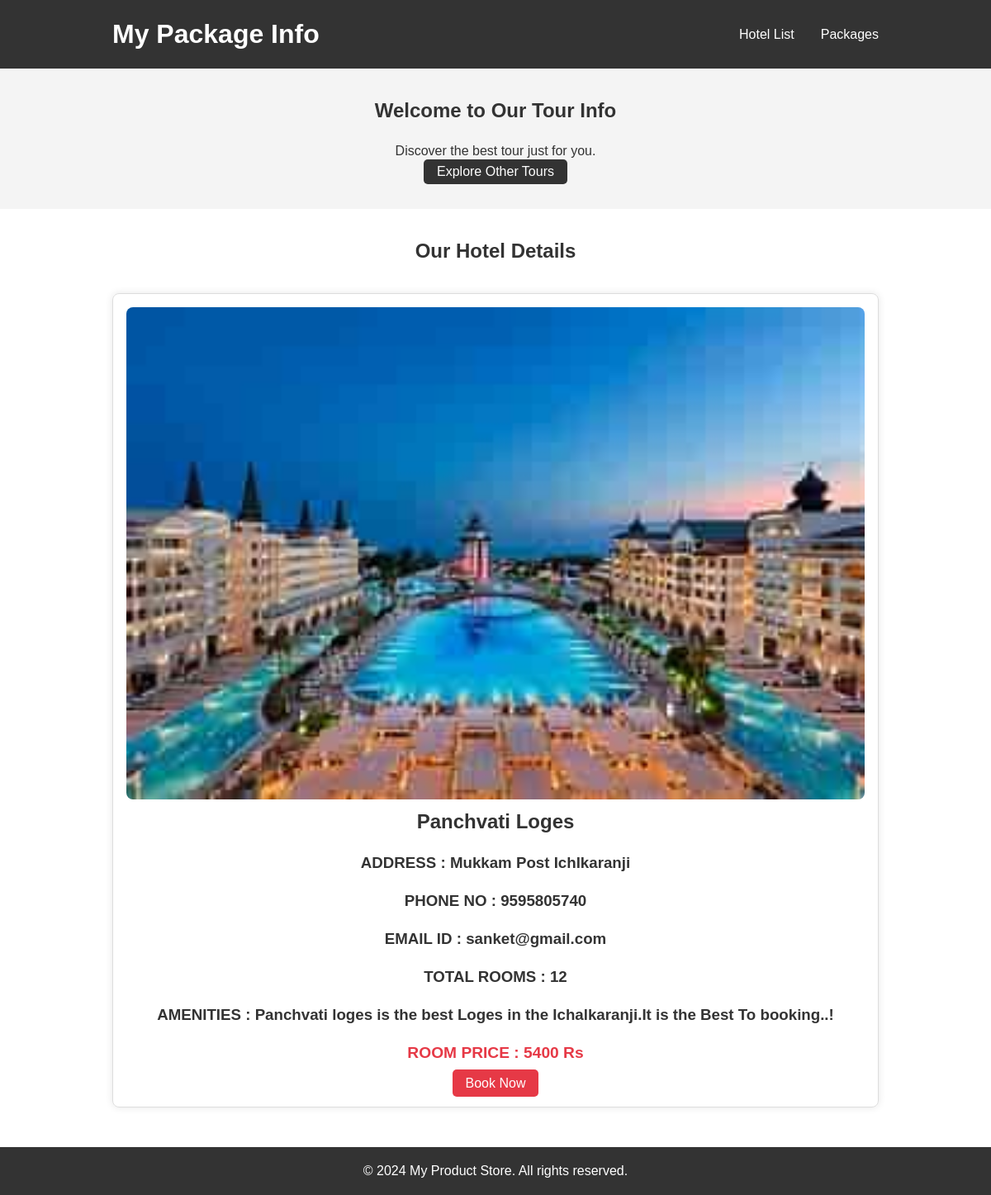
Before: /book_files/book_hotel.php?id=2 with the older database file.
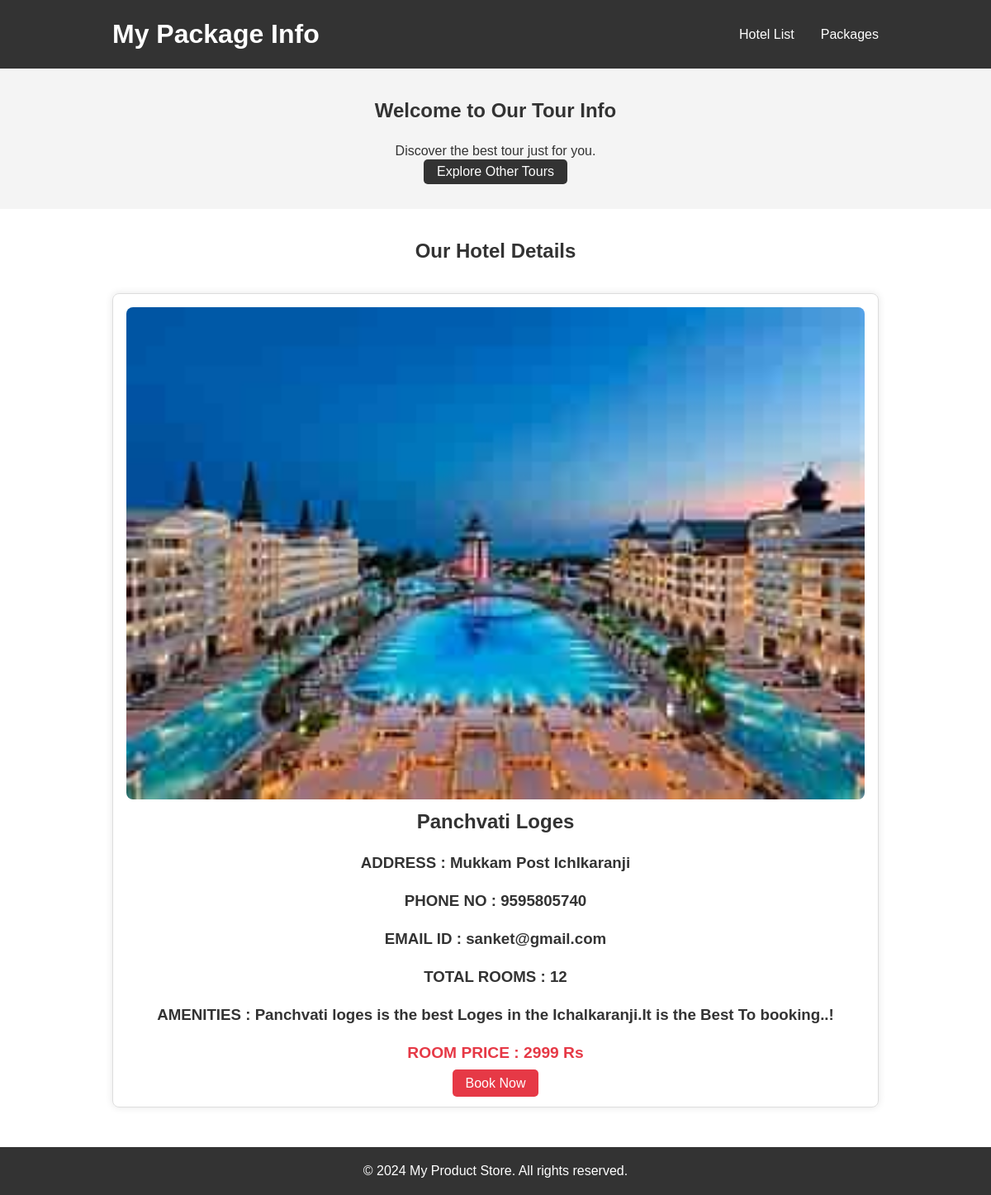
After: the same page with the newer database file.
### tables this page shows
CREATE TABLE `create_hotel` (
  `Hotel_Id` int(100) NOT NULL,
  `Hotel_Name` varchar(100) NOT NULL,
  `Hotel_Address` varchar(100) NOT NULL,
  `PhoneNo` varchar(20) NOT NULL,
  `email` varchar(100) NOT NULL,
  `NumberOfRooms` varchar(100) NOT NULL,
  `PriceOfRoom` int(100) NOT NULL,
  `amenities` varchar(500) NOT NULL,
  `Hotel_Image` varchar(200) NOT NULL
);

### book_files/book_hotel.php (the view, shortened to what this page needs)
<?php
include("../config/connection.php");
if(isset($_GET['id'])){
    $sql = "select * from create_hotel where Hotel_Id = " .  $_GET['id'];
    $result = $conn->query($sql);
    $data = mysqli_fetch_assoc($result);
} else {
    echo "Invalid request..!";
    exit;
}
?>
<!DOCTYPE html>
<html lang="en">
<head>
    <link rel="stylesheet" href="styles.css">
</head>
<body>
    <header>
        <div class="container">
            <h1>My Package Info</h1>
            <nav>
                <ul>
                    <li><a href="../Lakshadweep/hotellist.php">Hotel List</a></li>
                    <li><a href="book_tour.php">Packages</a></li>
                </ul>
            </nav>
        </div>
    </header>
    <section class="hero">
        <div class="container">
            <h2>Welcome to Our Tour Info</h2>
            <p>Discover the best tour just for you.</p>
            <a href="#products" class="cta-button" >Explore Other Tours</a>
        </div>
    </section>
    <section id="products" class="products">
        <div class="container">
            <h2>Our Hotel Details</h2>
            <div class="product">
                <img src="<?php echo $data['Hotel_Image']; ?>" alt="Package 1">
                <h1><?php echo $data['Hotel_Name']; ?></h1>
                <h3>ADDRESS : <?php echo $data['Hotel_Address']; ?></h3>
                <h3>PHONE NO : <?php echo $data['PhoneNo']; ?></h3>
                <h3>EMAIL ID : <?php echo $data['email']; ?></h3>
                <h3>TOTAL ROOMS : <?php echo $data['NumberOfRooms']; ?></h3>
                <h3>AMENITIES : <?php echo $data['amenities']; ?></h3>
                <h3 class="price">ROOM PRICE : <?php echo $data['PriceOfRoom']; ?> Rs</h3>
                <a href="../Lakshadweep/hotel_form.php?id=<?php echo $data['Hotel_Id'] ?>" class="buy-button">Book Now</a>
            </div>
        </div>
    </section>
    <footer>
        <div class="container">
            <p>&copy; 2024 My Product Store. All rights reserved.</p>
        </div>
    </footer>
</body>
</html>

Changed rows visible on the page:
changed create_hotel "Panchvati Loges": PriceOfRoom "5400" → "2999"
